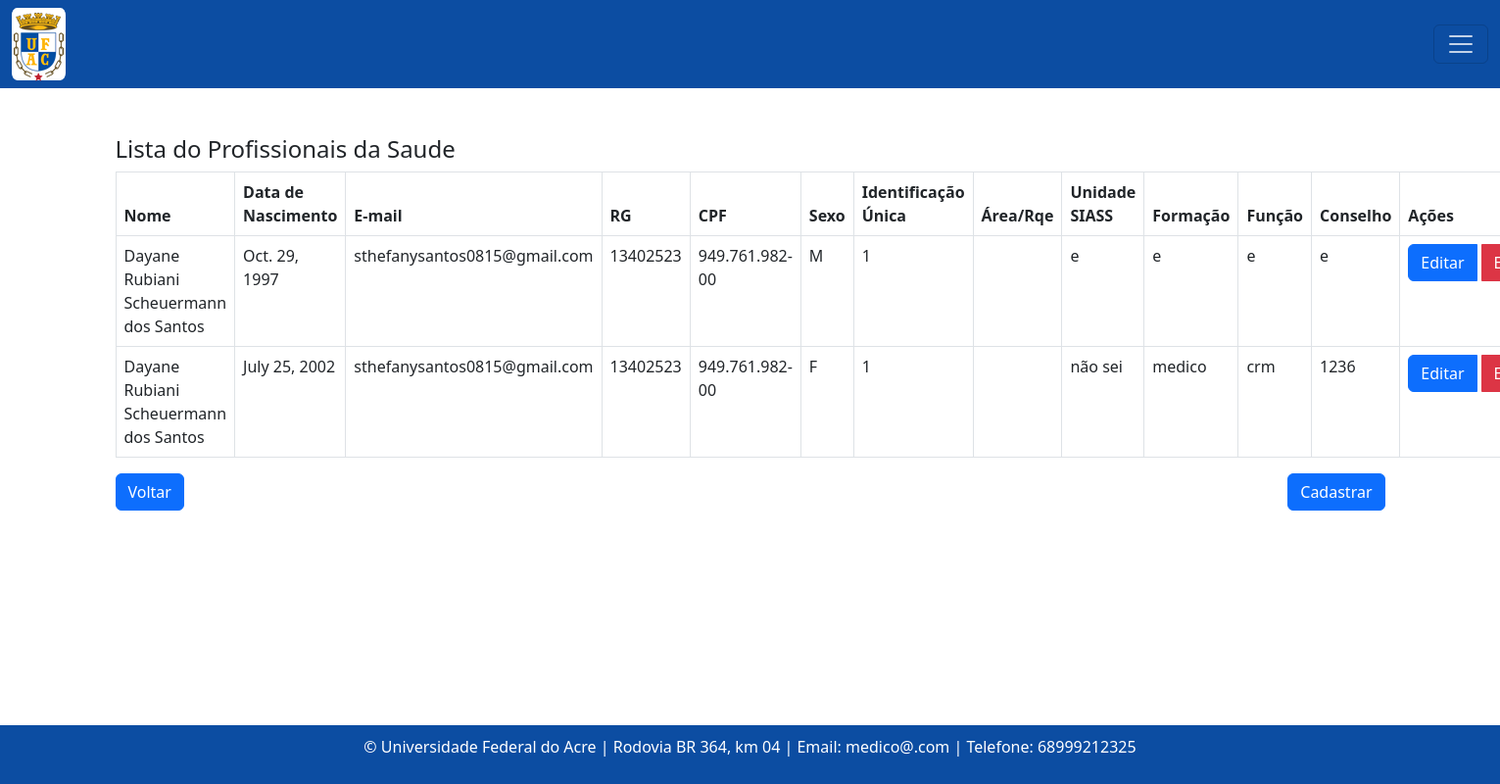
/profissionaldasaude/, run on an earlier commit of the app's database.
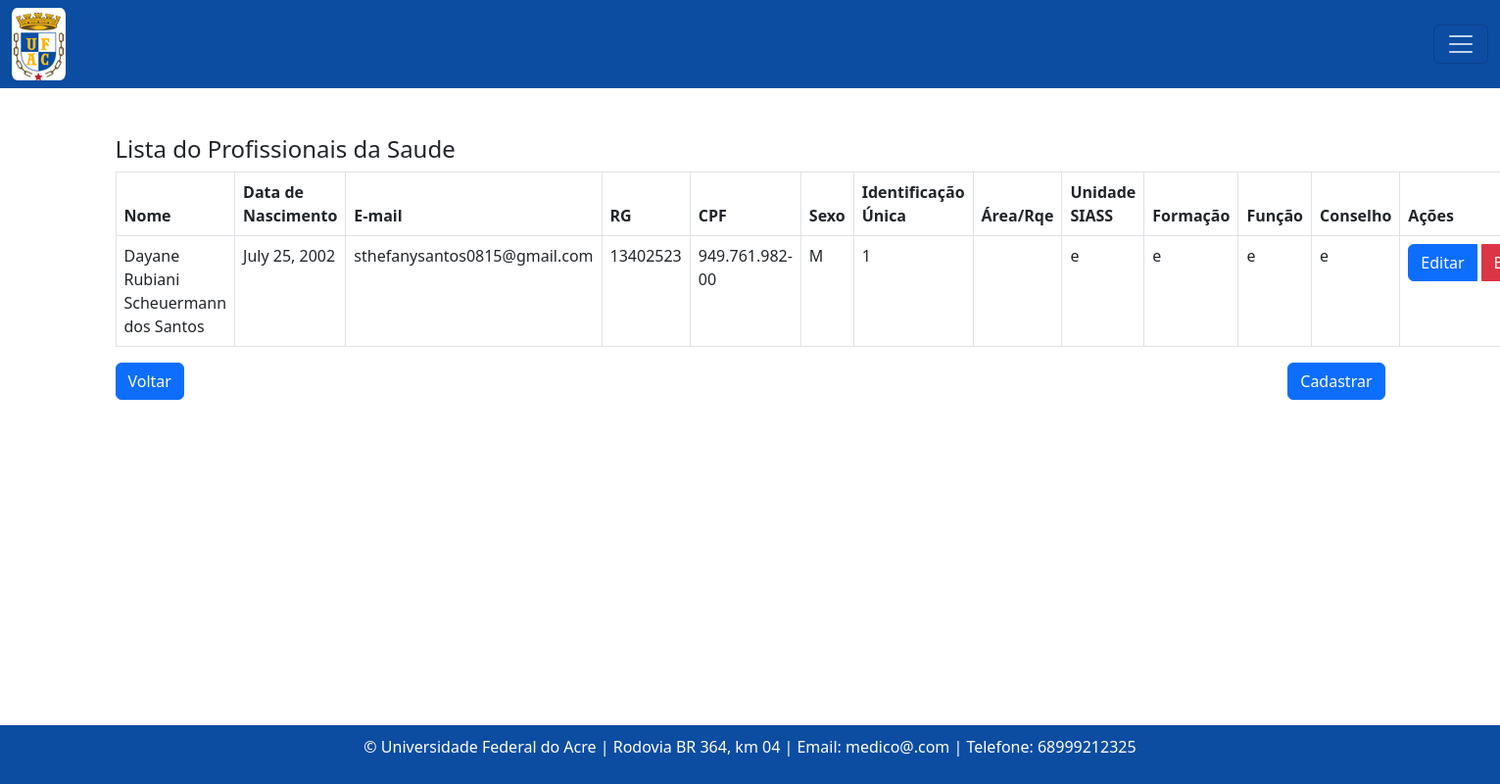
And on a later commit of the database.
### consulta/models.py (models this page shows, shortened)
class Profissionaldasaude(models.Model):
    nome = models.CharField(max_length=100)
    data_nascimento = models.DateField()
    email = models.EmailField()
    rg = models.CharField(max_length=20)
    cpf = models.CharField(max_length=14)
    sexo = models.CharField(max_length=1, choices=[('M', 'Masculino'), ('F', 'Feminino')]) #O parâmetro choices em um campo CharField ou IntegerField é usado para fornecer uma lista de escolhas para esse campo
    identificacao_unica = models.CharField(max_length=50, default='')
    cep = models.CharField(max_length=9)
    cidade = models.CharField(max_length=50)
    bairro = models.CharField(max_length=50, default='')
    uf = models.CharField(max_length=2)
    numero = models.CharField(max_length=10)
    ddd_telefone = models.CharField(max_length=10)
    complemento = models.CharField(max_length=100, blank=True, null=True, default='') # blank=True, null=True é pra dizer que não é obrigatorio
    area = models.CharField(max_length=50, default='')
    unidade_siass = models.CharField(max_length=50, default='')
    formacao = models.CharField(max_length=20)
    conselho = models.CharField(max_length=20)
    registro = models.CharField(max_length=20)

### consulta/views.py (the view)
# urls.py: path('profissionaldasaude/', listar_profissionaldasaude, name= 'profissionaldasaudeListagem'),
def listar_profissionaldasaude(request):
    profissionaldasaude = Profissionaldasaude.objects.all()
    return render(request, 'consultas/listagem_profissionaldasaude.html', {'profissionaldasaude': profissionaldasaude})

### templates/consultas/listagem_profissionaldasaude.html (shortened to what this page needs)
{% extends "base.html" %}
{% block content %}
  <h4>Lista do Profissionais da Saude</h4>
  <table class="table table-bordered">
    <thead>
      <tr>
        <th>Nome</th>
        <th>Data de Nascimento</th>
        <th>E-mail</th>
        <th>RG</th>
        <th>CPF</th>
        <th>Sexo</th>
        <th>Identificação Única</th>
        <th>Área/Rqe</th>
        <th>Unidade SIASS</th>
        <th>Formação</th>
        <th>Função</th>
        <th>Conselho</th>
        <th>Ações</th>
      </tr>
    </thead>
    <tbody>
      {% for profissionaldasaude in profissionaldasaude %}
      <tr>
        <td>{{ profissionaldasaude.nome }}</td>
        <td>{{ profissionaldasaude.data_nascimento }}</td>
        <td>{{ profissionaldasaude.email }}</td>
        <td>{{ profissionaldasaude.rg }}</td>
        <td>{{ profissionaldasaude.cpf }}</td>
        <td>{{ profissionaldasaude.sexo }}</td>
        <td>{{ profissionaldasaude.identificacao_unica }}</td>
        <td>{{ profissionaldasaude.area_rqe }}</td>
        <td>{{ profissionaldasaude.unidade_siass }}</td>
        <td>{{ profissionaldasaude.formacao }}</td>
        <td>{{ profissionaldasaude.conselho }}</td>
        <td>{{ profissionaldasaude.registro }}</td>
        <td>
          <div class="btn-group" role="group" aria-label="Ações">
            <a href="{% url 'profissionaldasaudeEditar' profissionaldasaude.id %}" class="btn btn-primary">Editar</a>
            <a href="{% url 'profissionaldasaudeExcluir' profissionaldasaude.id %}" class="btn btn-danger ms-1">Excluir</a>
          </div>
        </td>
      </tr>
    {% endfor %}
  </tbody>
</table>
<div class="d-flex justify-content-between">
  <a class="btn btn-primary" href="{% url 'home' %}">Voltar</a>
  <a class="btn btn-primary" href="{% url 'profissionaldasaudeCreate'  %}">Cadastrar</a>
</div>
{% endblock %}

What changed in the data, as far as the page shows it:
removed Profissionaldasaude: nome "Dayane Rubiani Scheuermann dos Santos", data_nascimento "Oct. 29, 1997", email "sthefanysantos0815@gmail.com", rg "13402523", cpf "949.761.982-00", sexo "M", identificacao_unica "1", unidade_siass "e", formacao "e", conselho "e", registro "e"
removed Profissionaldasaude: nome "Dayane Rubiani Scheuermann dos Santos", data_nascimento "July 25, 2002", email "sthefanysantos0815@gmail.com", rg "13402523", cpf "949.761.982-00", sexo "F", identificacao_unica "1", unidade_siass "não sei", formacao "medico", conselho "crm", registro "1236"
added Profissionaldasaude: nome "Dayane Rubiani Scheuermann dos Santos", data_nascimento "July 25, 2002", email "sthefanysantos0815@gmail.com", rg "13402523", cpf "949.761.982-00", sexo "M", identificacao_unica "1", unidade_siass "e", formacao "e", conselho "e", registro "e"
